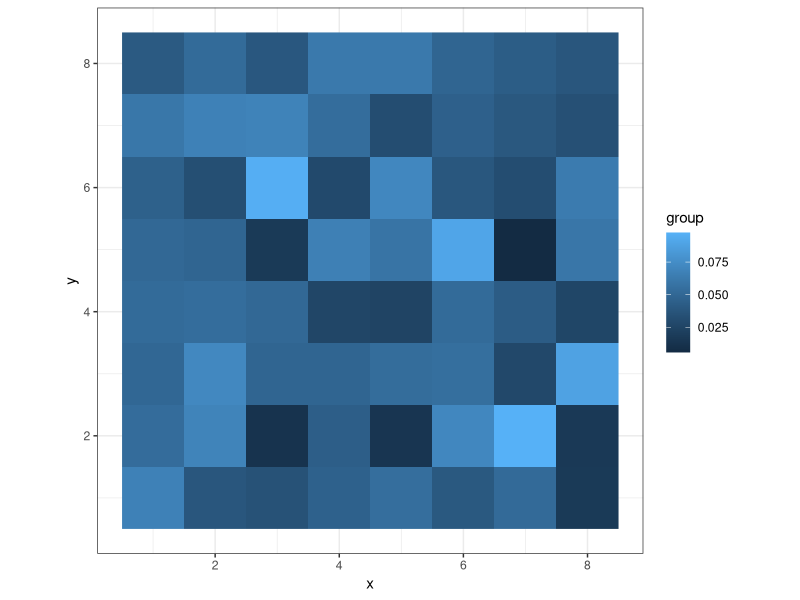
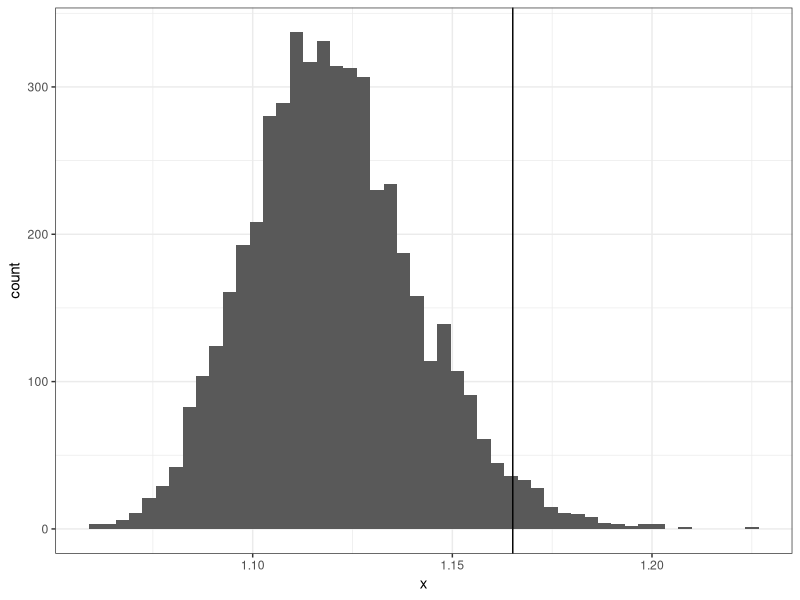
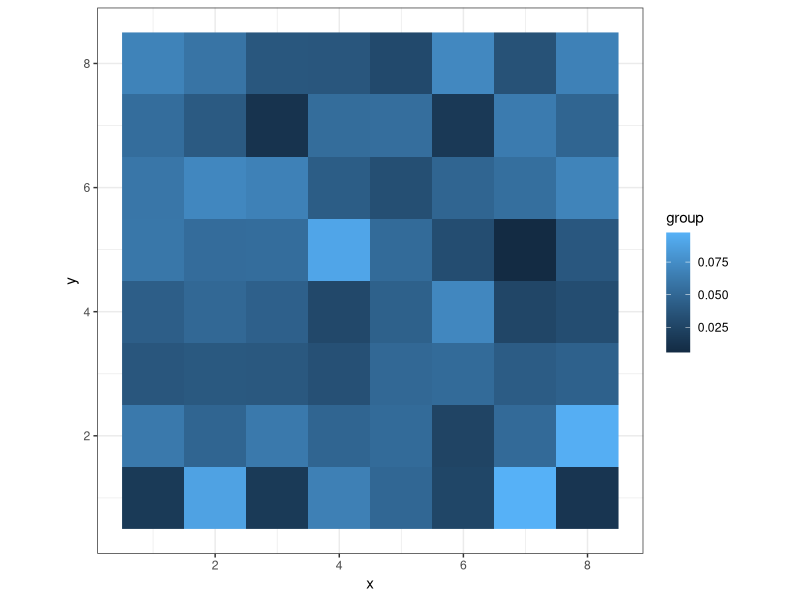
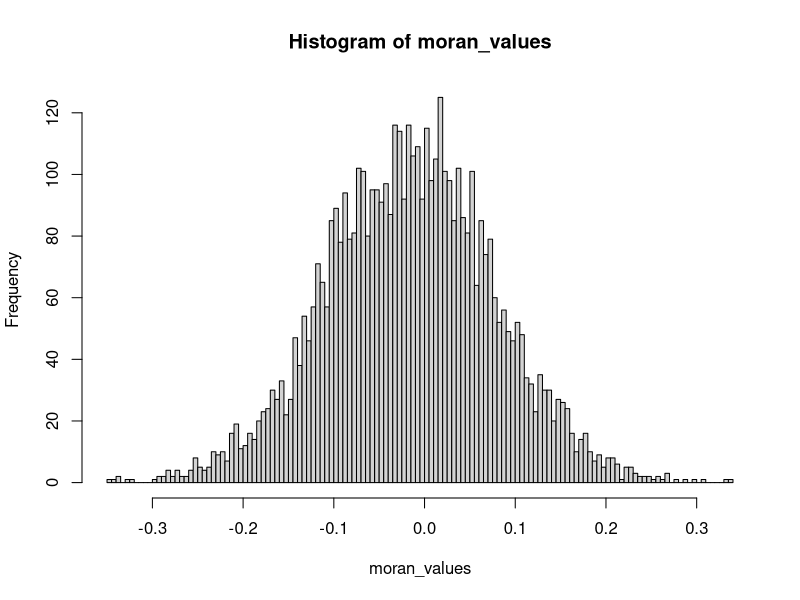

Write the R code that produced these figures, in order.
## ---- chunk 1
dissimilarity <- function(x,n) {
  total_a <- sum(x)
  total_b <- sum(n-x)
  d <- 0.5*sum(abs((x/total_a) - ((n-x)/total_b)))
  return(d)
}

## ---- chunk 2
isolation <- function(x,n) {
  x <- x[n > 0]
  n <- n[n > 0]
  total_a <- sum(x)
  d <- sum((x/total_a)*(x/n))
  return(d)
}
## ---- chunk 3
require(dplyr)
require(ggplot2)
require(spdep)

## Make an empty matrix
d <- 8
neighborhood_mat <- matrix(1, d, d)
ncell <- length(neighborhood_mat)

A <- 10000
B <- 500
#neighborhood_mat[1:ncell] <- #rbinom(ncell, n, runif(ncell, 0.2, 0.21))

neighborhood_mat[,1:floor(d/4)] <- 1.1#rbinom(ncell/2, n, runif(ncell, 0.26, 0.27))

neighborhood_df <- expand.grid(x = 1:d, y = 1:d)
cell_rates <- as.vector(neighborhood_mat[cbind(neighborhood_df$y, neighborhood_df$x)])
neighborhood_df$b <- rmultinom(1, B, cell_rates)
neighborhood_df$a <- rmultinom(1, A, 1/cell_rates)

neighborhood_df$n <- neighborhood_df$a + neighborhood_df$b
neighborhood_df$group <- neighborhood_df$b/neighborhood_df$n

g <- ggplot(neighborhood_df, aes(x = x, y = y, fill = group)) + 
  geom_raster() + 
  theme_bw() + 
  coord_equal()
plot(g)
## ---- chunk 4

iso_val <- isolation(neighborhood_df$b, neighborhood_df$n)

## Generate random allocations to cells based on pop'n distribution
p <- sum(neighborhood_df$b)/sum(neighborhood_df$n)

## Generate allocations assuming a completely uniform distribution
nsamp <- 5000
rand_isolation <- rep(0, nsamp)
for (i in 1:nsamp) {
  random_a  <- rmultinom(1, A, rep(1, ncell))
  random_b <- rmultinom(1, B, rep(1, ncell))
  random_n <- random_a + random_b
  rand_isolation[i] <- isolation(random_b, random_a+random_b)/p
}

g <- ggplot(data = data.frame(x=rand_isolation),aes(x=x)) + 
  geom_histogram(bins = 50) + 
  geom_vline(xintercept = iso_val/p) + 
  #geom_vline(xintercept = p, linetype = "dashed") + 
  theme_bw()
plot(g)

## ---- chunk 5
## Define a function to calculate Moran's I for an 
## arbitrary vector of values on a square grid

morans_grid <- function(d, x) {
  require(spdep)
  
  neighbors <- nb2listw(cell2nb(d,d))
  
  return(moran(x, neighbors, 1, 1))

}

## ---- chunk 6
morans_grid(d, neighborhood_df$group)$I
## ---- chunk 7
## Randomize

random_df <- neighborhood_df
random_df$group <- sample(neighborhood_df$group)

g <- ggplot(random_df, aes(x = x, y = y, fill =group)) + 
  geom_raster() + 
  theme_bw() + 
  coord_equal()
plot(g)

## ---- chunk 8

## Permutation test on grid values
nsamp <- 5000
moran_values <- rep(0, nsamp)
neighbors <- nb2listw(cell2nb(d,d))
for (i in 1:nsamp) {
  moran_values[i] <- moran(sample(neighborhood_df$group), neighbors, 1, 1)$I
}

hist(moran_values, breaks = 100)
